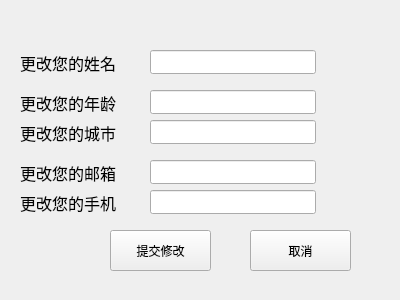
<?xml version="1.0" encoding="UTF-8"?>
<ui version="4.0">
 <class>tenant_update</class>
 <widget class="QWidget" name="tenant_update">
  <property name="geometry">
   <rect>
    <x>0</x>
    <y>0</y>
    <width>400</width>
    <height>300</height>
   </rect>
  </property>
  <property name="windowTitle">
   <string>Form</string>
  </property>
  <widget class="QLabel" name="label">
   <property name="geometry">
    <rect>
     <x>20</x>
     <y>90</y>
     <width>120</width>
     <height>26</height>
    </rect>
   </property>
   <property name="text">
    <string>&lt;html&gt;&lt;head/&gt;&lt;body&gt;&lt;p&gt;&lt;span style=&quot; font-size:12pt;&quot;&gt;更改您的年龄&lt;/span&gt;&lt;/p&gt;&lt;/body&gt;&lt;/html&gt;</string>
   </property>
  </widget>
  <widget class="QLabel" name="label_2">
   <property name="geometry">
    <rect>
     <x>20</x>
     <y>120</y>
     <width>120</width>
     <height>26</height>
    </rect>
   </property>
   <property name="text">
    <string>&lt;html&gt;&lt;head/&gt;&lt;body&gt;&lt;p&gt;&lt;span style=&quot; font-size:12pt;&quot;&gt;更改您的城市&lt;/span&gt;&lt;/p&gt;&lt;/body&gt;&lt;/html&gt;</string>
   </property>
  </widget>
  <widget class="QLabel" name="label_3">
   <property name="geometry">
    <rect>
     <x>20</x>
     <y>160</y>
     <width>120</width>
     <height>26</height>
    </rect>
   </property>
   <property name="text">
    <string>&lt;html&gt;&lt;head/&gt;&lt;body&gt;&lt;p&gt;&lt;span style=&quot; font-size:12pt;&quot;&gt;更改您的邮箱&lt;/span&gt;&lt;/p&gt;&lt;/body&gt;&lt;/html&gt;</string>
   </property>
  </widget>
  <widget class="QLabel" name="label_4">
   <property name="geometry">
    <rect>
     <x>20</x>
     <y>190</y>
     <width>120</width>
     <height>26</height>
    </rect>
   </property>
   <property name="text">
    <string>&lt;html&gt;&lt;head/&gt;&lt;body&gt;&lt;p&gt;&lt;span style=&quot; font-size:12pt;&quot;&gt;更改您的手机&lt;/span&gt;&lt;/p&gt;&lt;/body&gt;&lt;/html&gt;</string>
   </property>
  </widget>
  <widget class="QLabel" name="label_5">
   <property name="geometry">
    <rect>
     <x>20</x>
     <y>50</y>
     <width>120</width>
     <height>26</height>
    </rect>
   </property>
   <property name="text">
    <string>&lt;html&gt;&lt;head/&gt;&lt;body&gt;&lt;p&gt;&lt;span style=&quot; font-size:12pt;&quot;&gt;更改您的姓名&lt;/span&gt;&lt;/p&gt;&lt;/body&gt;&lt;/html&gt;</string>
   </property>
  </widget>
  <widget class="QLineEdit" name="tu_nameLineEdit">
   <property name="geometry">
    <rect>
     <x>150</x>
     <y>50</y>
     <width>166</width>
     <height>24</height>
    </rect>
   </property>
  </widget>
  <widget class="QLineEdit" name="tu_ageLineEdit">
   <property name="geometry">
    <rect>
     <x>150</x>
     <y>90</y>
     <width>166</width>
     <height>24</height>
    </rect>
   </property>
  </widget>
  <widget class="QLineEdit" name="tu_cityLineEdit">
   <property name="geometry">
    <rect>
     <x>150</x>
     <y>120</y>
     <width>166</width>
     <height>24</height>
    </rect>
   </property>
  </widget>
  <widget class="QLineEdit" name="tu_emailLineEdit">
   <property name="geometry">
    <rect>
     <x>150</x>
     <y>160</y>
     <width>166</width>
     <height>24</height>
    </rect>
   </property>
  </widget>
  <widget class="QLineEdit" name="tu_TELLineEdit">
   <property name="geometry">
    <rect>
     <x>150</x>
     <y>190</y>
     <width>166</width>
     <height>24</height>
    </rect>
   </property>
  </widget>
  <widget class="QPushButton" name="tu_commitButton">
   <property name="geometry">
    <rect>
     <x>110</x>
     <y>230</y>
     <width>101</width>
     <height>41</height>
    </rect>
   </property>
   <property name="text">
    <string>提交修改</string>
   </property>
  </widget>
  <widget class="QPushButton" name="tu_cancleButton">
   <property name="geometry">
    <rect>
     <x>250</x>
     <y>230</y>
     <width>101</width>
     <height>41</height>
    </rect>
   </property>
   <property name="text">
    <string>取消</string>
   </property>
  </widget>
 </widget>
 <resources/>
 <connections/>
</ui>
